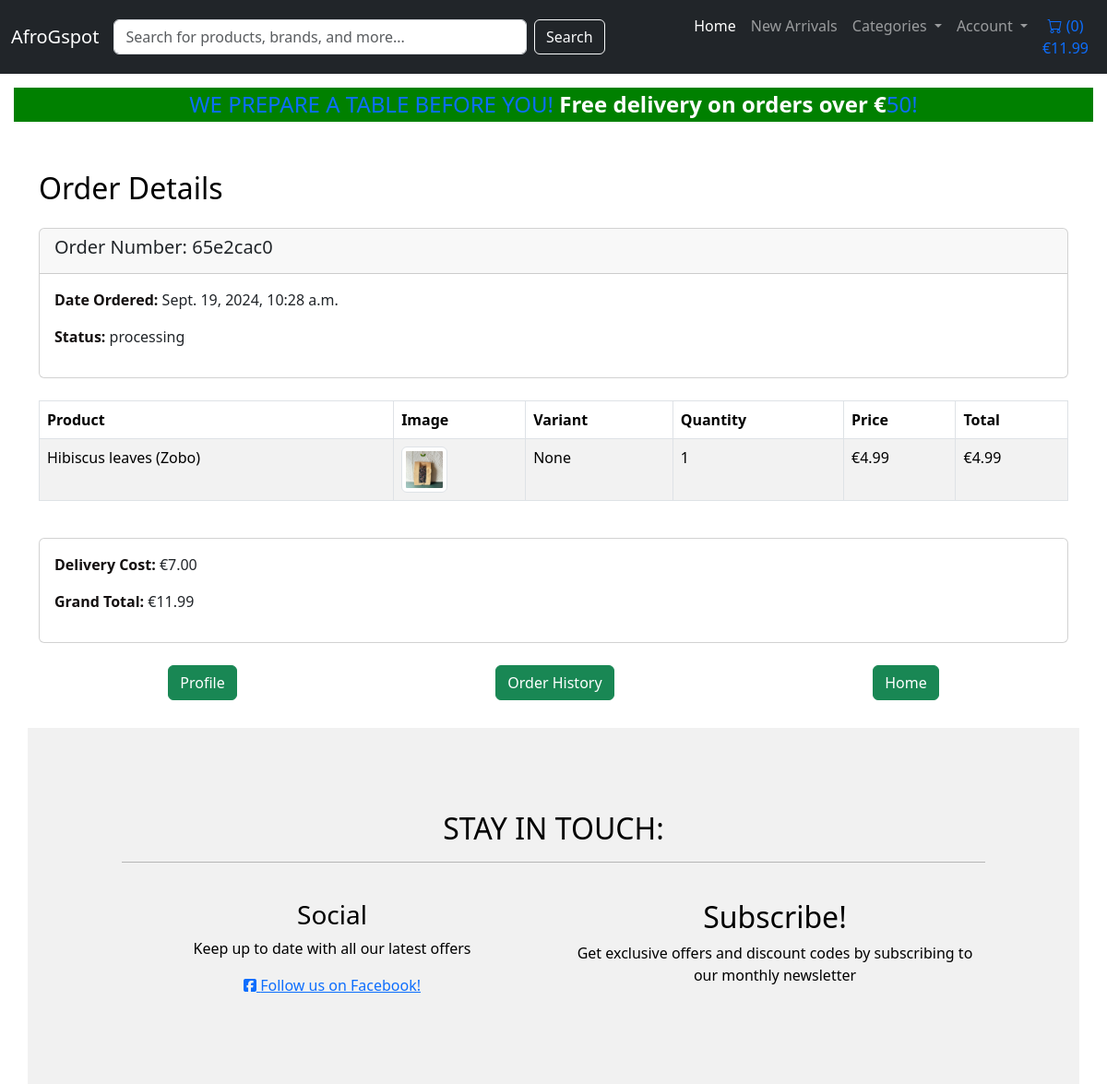
The page /checkout/order/14/ on the database its author committed.
### checkout/models.py (models this page shows, shortened)
class Order(models.Model):
    user = models.ForeignKey(settings.AUTH_USER_MODEL, on_delete=models.SET_NULL, null=True, blank=True)
    profile = models.ForeignKey('profiles.Profile', on_delete=models.SET_NULL, null=True, blank=True, related_name='orders')
    full_name = models.CharField(max_length=100)
    email = models.EmailField()
    phone_number = models.CharField(max_length=15)
    address_line_1 = models.CharField(max_length=255)
    address_line_2 = models.CharField(max_length=255, blank=True, null=True)
    city = models.CharField(max_length=100)
    postal_code = models.CharField(max_length=20, blank=True, null=True)
    country = models.CharField(max_length=50, blank=False, null=False)
    date_ordered = models.DateTimeField(auto_now_add=True)
    order_total = models.DecimalField(max_digits=10, decimal_places=2, default=0.00)
    delivery_cost = models.DecimalField(max_digits=6, decimal_places=2, default=7.00)
    grand_total = models.DecimalField(max_digits=10, decimal_places=2, default=0.00)
    stripe_payment_intent = models.CharField(max_length=200, null=True, blank=True) # Stores Stripe payment intent ID
    order_number = models.CharField(max_length=8, default=generate_short_order_number, null=False, editable=False, unique=True)
    payment_status = models.CharField(max_length=10, choices=[
        ('pending', 'Pending'),
        ('completed', 'Completed'),
        ('failed', 'Failed'),
        ('refunded', 'Refunded')], default='pending')
    order_status = models.CharField(max_length=12, choices=[
        ('processing', 'Processing'),
        ('shipped', 'Shipped'),
        ('delivered', 'Delivered'),
        ('cancelled', 'Cancelled')], default='processing')

class OrderItem(models.Model):
    order = models.ForeignKey(Order, related_name='items', on_delete=models.CASCADE)
    product = models.ForeignKey(Product, on_delete=models.CASCADE)
    variant = models.ForeignKey(ProductVariant, on_delete=models.SET_NULL, null=True, blank=True)
    quantity = models.IntegerField(default=1)
    price = models.DecimalField(max_digits=10, decimal_places=2)
    total_price = models.DecimalField(max_digits=10, decimal_places=2, editable=False)

### product_catalog/models.py (models this page shows, shortened)
class Product(models.Model):
    name = models.CharField(max_length=255)
    sku = models.CharField(max_length=254, null=True, blank=True)
    category = models.ForeignKey(Category, null=True, blank=True, related_name='products', on_delete=models.SET_NULL)
    description = models.TextField()
    price = models.DecimalField(max_digits=10, decimal_places=2)
    discount_price = models.DecimalField(max_digits=10, decimal_places=2, null=True, blank=True)
    stock = models.IntegerField()
    image = models.ImageField(null=True, blank=True)
    rating = models.DecimalField(max_digits=6, decimal_places=2, null=True, blank=True)
    image_url = models.URLField(max_length=1024, null=True, blank=True)
    created_at = models.DateTimeField(auto_now_add=True)
    updated_at = models.DateTimeField(auto_now=True)
    is_active = models.BooleanField(default=True)
    is_vegan = models.BooleanField(default=False)
    is_gluten_free = models.BooleanField(default=False)
    expiration_date = models.DateField(null=True, blank=True)
    country = models.ForeignKey(Country, on_delete=models.CASCADE, default=1)

### checkout/views.py (the view)
# urls.py: path('order/<int:order_id>/', views.order_detail, name='order_detail'),
def order_detail(request, order_id):
    order = get_object_or_404(Order, id=order_id)
    order_items = OrderItem.objects.filter(order=order)
    for item in order_items:
        item.total_price = item.price * item.quantity
    context = {
        'order': order,
        'order_items': order_items,
        'delivery_cost': order.delivery_cost,  # Adds delivery cost
        'grand_total': order.grand_total,      # Adds grand total
    }
    return render(request, 'checkout/order_detail.html', context)

### checkout/templates/checkout/order_detail.html
{% extends 'base.html' %}
{% block content %}
<div class="container mt-5">
    <h2 class="mb-4">Order Details</h2>
    <div class="card mb-4">
        <div class="card-header">
            <h5 class="card-title">Order Number: {{ order.order_number }}</h5>
        </div>
        <div class="card-body">
            <p><strong>Date Ordered:</strong> {{ order.date_ordered }}</p>
            <p><strong>Status:</strong> {{ order.order_status }}</p>
        </div>
    </div>
    {% if order_items %}
    <div class="table-responsive">
        <table class="table table-striped table-bordered">
            <thead class="thead-dark">
                <tr>
                    <th>Product</th>
                    <th>Image</th>
                    <th>Variant</th>
                    <th>Quantity</th>
                    <th>Price</th>
                    <th>Total</th>
                </tr>
            </thead>
            <tbody>
                {% for item in order_items %}
                <tr>
                    <td>{{ item.product.name }}</td>
                    <td><img src="{{ item.product.image.url }}" alt="{{ item.product.name }}" class="img-thumbnail" style="width: 50px; height: 50px;"></td>
                    <td>{{ item.variant }}</td>
                    <td>{{ item.quantity }}</td>
                    <td>€{{ item.price }}</td>
                    <td>€{{ item.total_price|floatformat:2 }}</td>
                </tr>
                {% endfor %}
            </tbody>
        </table>
    </div>
    {% else %}
    <div class="alert alert-warning" role="alert">
        No items in this order.
    </div>
    {% endif %}
    <div class="mt-4">
        <div class="card">
            <div class="card-body">
                <p><strong>Delivery Cost:</strong> €{{ delivery_cost|floatformat:2 }}</p>
                <p><strong>Grand Total:</strong> €{{ grand_total|floatformat:2 }}</p>
            </div>
        </div>
    </div>
    <div class="d-flex justify-content-around align-items-center mt-4">
        <a href="{% url 'profile_view' %}" class="btn btn-success">Profile</a>
        <a href="{% url 'order_history' %}" class="btn btn-success">Order History</a>
        <a href="{% url 'home' %}" class="btn btn-success">Home</a>
    </div>
</div>
{% endblock %}

### templates/base.html (shortened to what this page needs)
{% load static %}
<!doctype html>
<html lang="en">
<head>
  {% block corecss %}
  <link href="https://cdn.jsdelivr.net/npm/bootstrap@5.3.3/dist/css/bootstrap.min.css" rel="stylesheet"
>
  <link rel="stylesheet" href="{% static 'css/base.css' %}">
  {% endblock %}
</head>
<body>
  <header class="header">
    <nav class="navbar navbar-expand-lg navbar-dark bg-dark">
      <div class="container-fluid">
        <a class="navbar-brand" href="{% url 'home' %}">AfroGspot</a>
        <div class="collapse navbar-collapse" id="navbarNav">
          <form class="d-flex me-auto w-50" method="GET" action="{% url 'product_list' %}">
            <input class="form-control me-2 w-100" type="text" name="q" value="{{ query|default:'' }}"
              placeholder="Search for products, brands, and more..." aria-label="Search">
            <button class="btn btn-outline-light" type="submit">Search</button>
          </form>
          <ul class="navbar-nav">
            <li class="nav-item">
              <a class="nav-link active" aria-current="page" href="{% url 'home' %}">Home</a>
            </li>
            <li class="nav-item">
              <a class="nav-link" href="#">New Arrivals</a>
            </li>
            <li class="nav-item dropdown">
              <a class="nav-link dropdown-toggle" href="#" id="navbarDropdown" role="button" data-bs-toggle="dropdown"
                aria-expanded="false">
                Categories
              </a>
            </li>
            <li class="nav-item dropdown">
              <a class="nav-link dropdown-toggle" href="#" id="navbarDropdownAccount" role="button"
                data-bs-toggle="dropdown" aria-expanded="false">
                Account
              </a>
            </li>
            <li class="nav-item">
              <a class="{% if grand_total %}text-primary font-weight-bold{% else %}text-white{% endif %} nav-link"
                href="{% url 'cart_detail' %}">
                <div class="text-center">
                  <i class="bi bi-cart"></i> ({{ product_count }})
                  <p class="my-0">
                    {% if grand_total %}
                      €{{ grand_total|floatformat:2 }}
                    {% else %}
                      €0.00
                    {% endif %}
                  </p>
                </div>
              </a>
            </li>
          </ul>
        </div>
      </div>
    </nav>
    <div id="delivery-banner" class="row text-center">
      <div class="col delivery-banner-child">
        <h4 class="my-1 text-primary">
          WE PREPARE A TABLE BEFORE YOU! <strong class="text-white">Free delivery on orders over €</strong>{{ free_delivery_threshold }}!
        </h4>
      </div>
    </div>
    <link rel="stylesheet" href="https://cdn.jsdelivr.net/npm/bootstrap-icons@1.5.0/font/bootstrap-icons.css">
  </header>
  <main class="content">
    {% block content %}
    {% endblock content %}
  </main>
  <div id="toast-container" class="toast-container position-fixed top-0 end-0 p-3" data-autohide="false">
  </div>
  <footer class="container-wrapper footer">
    <div class="container quotes-container content-container">
      <section class="footer">
        <div class="row">
          <div class="col-12 page-header mb-4">
            <h2 class="text-uppercase">Stay in touch:</h2>
            <hr class="block-divider block-divider--short">
          </div>
        </div>
        <div class="row">
          <div class="col-12 col-md-6">
            <h3>Social</h3>
            <p>Keep up to date with all our latest offers</p>
            <a href="#" target="_blank"><i class="fab fa-facebook-square"></i> Follow us on Facebook!</a>
          </div>
          <div class="col-12 col-md-6">
            <h2>Subscribe!</h2>
            <p>Get exclusive offers and discount codes by subscribing to our monthly newsletter</p>
          </div>
        </div>
      </section>
    </div>
  </footer>
</body>
</html>

### static/css/base.css (style rules this page uses)
html, body { margin: 0; padding: 0; height: 100%; color: black; }
#delivery-banner { padding: 5px; margin: 10px; }
.delivery-banner-child { background-color: green; }
.content { flex: 1; }
.footer { background-color: #f1f1f1; padding: 30px; margin: 30px; text-align: center; }
strong { color: rgb(19, 15, 15); }

### rows shown on the page
Order: grand_total "11.99", order_number "65e2cac0", date_ordered "Sept. 19, 2024, 10:28 a.m.", order_status "processing", delivery_cost "7.00"
OrderItem: product.name "Hibiscus leaves (Zobo)", product.image (picture), variant "None", quantity "1", price "4.99", total_price "4.99"

### other values the page prints
{{ product_count }} "0"
{{ free_delivery_threshold }} "50"
